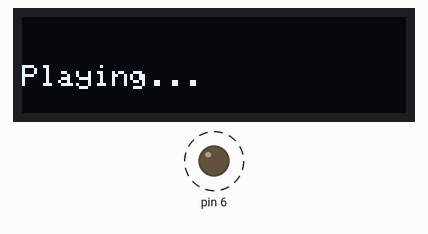
Recording of a sketch running on a simulated Arduino Uno, built for the host (arithmetic inside an expression is 32-bit, double 64-bit). Shown: 128×32 one-colour display, output pins drawn as LEDs (lit = HIGH). Dashed ring = blinking.

Above: at 45.1 s.
Timing chart, 0 to 130.0 s (numbered marks = the images above):
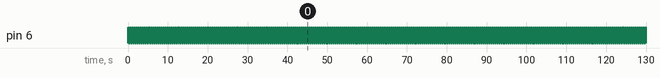

The sketch:

ts80test.ino
```cpp
// #define LEDPIN     PC13 // Blue Pill LED
#define LEDPIN     PA6 // PWM_OUT (TS80 heater pin)


#define DISPLAY_ENABLED 1 // disable in case of ROM/RAM overflow

#if DISPLAY_ENABLED
#include <Adafruit_GFX.h>
#include <Adafruit_SSD1306.h>
#define OLED_I2C_ADDR 0x3C
#define OLED_WIDTH 128
#define OLED_HEIGHT 32
Adafruit_SSD1306 display(OLED_WIDTH, OLED_HEIGHT, &Wire);
#endif


void setup() {
  pinMode(LEDPIN, OUTPUT);

#if DISPLAY_ENABLED
  display.begin(SSD1306_SWITCHCAPVCC, 0x3C);
  display.clearDisplay();
  display.setTextSize(0);
  display.setTextColor(WHITE);
  display.setCursor(0,0);
  display.setCursor(0,16);
  display.print("Playing...");
  display.display();
#endif

}

void loop() {
  static uint8_t flag;
  digitalWrite(LEDPIN, flag ? HIGH : LOW);
  flag ^= 1;
  delay(50);
}
```

Measured:
- by itself, pin 6: alternates HIGH for 0.05 s and LOW for 0.05 s
